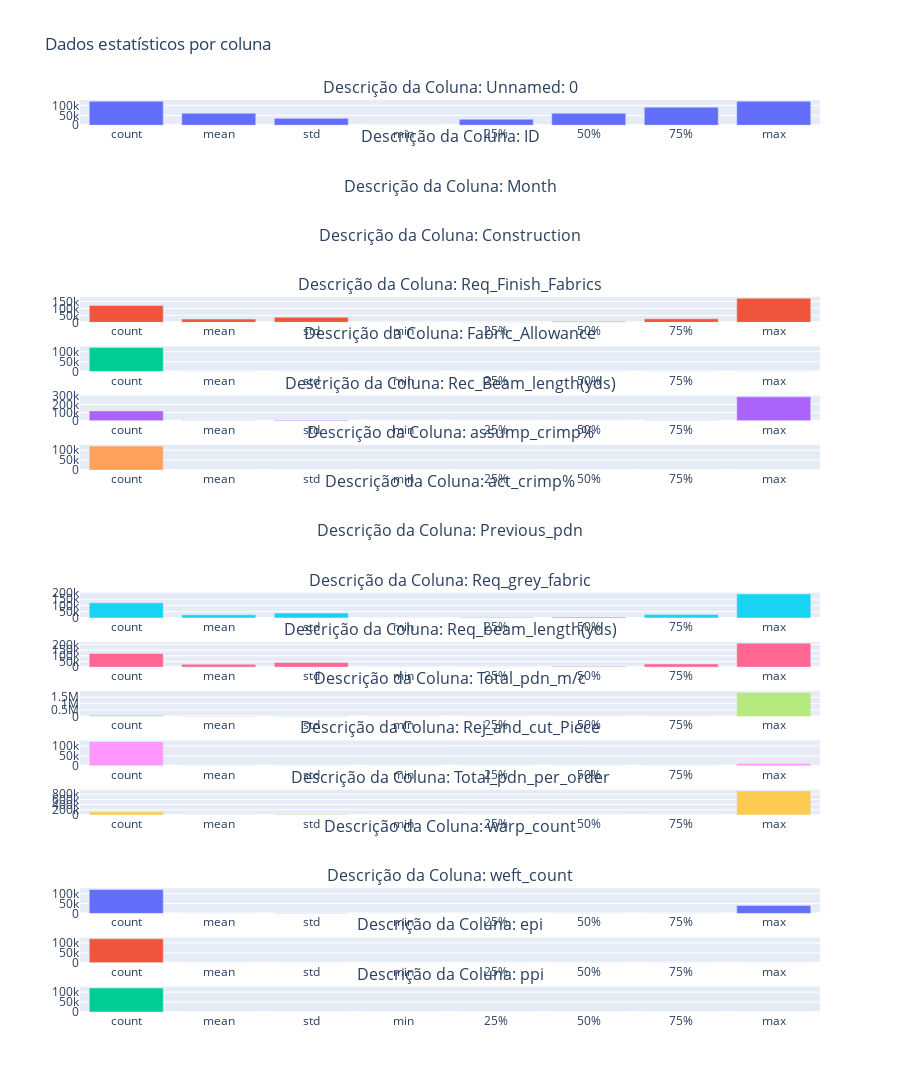

The notebook cell this image was saved under:
### Code cell
fig_dados = make_subplots(
    rows=len(df.columns), cols=1,
    subplot_titles=[f"Descrição da Coluna: {col}" for col in df.columns]
)

# colunas_numericas = []
# for column in df.columns:
#     if df[column].dtype in ['float64', 'int64']:
#         colunas_numericas.append(column)
# display(len(colunas_numericas))


# fig_dados = make_subplots(
#     rows=len(colunas_numericas), cols=1,
#     subplot_titles=[f"Descrição da Coluna: {col}" for col in colunas_numericas]
# )

for i, column in enumerate(df.columns):
    infos = dict(df[column].describe())

    if len(list(infos.keys())) > 4:
        x = list(infos.keys())
        y = list(infos.values())
        fig_dados.add_trace(
            go.Bar(x=x, y=y, name=column),
            row=i + 1, col=1
        )
    else:
        print(f'{column}:\n')
        display(df[column].describe())

fig_dados.update_layout(
    title='Dados estatísticos por coluna',
    height=300 * len(df.columns), 
    showlegend=False,
)

fig_dados.show()

### Figure 1 — Plotly figure (JSON) as saved in the notebook; plotly's stock layout.template omitted (floating-point values rounded to 4 significant figures)
{"data": [{"name": "Unnamed: 0", "type": "bar", "x": ["count", "mean", "std", "min", "25%", "50%", "75%", "max"], "xaxis": "x", "y": [121148, 60570.0, 34970.0, 0, 30290.0, 60570.0, 90860.0, 121147], "yaxis": "y"}, {"name": "Req_Finish_Fabrics", "type": "bar", "x": ["count", "mean", "std", "min", "25%", "50%", "75%", "max"], "xaxis": "x5", "y": [121148, 23260.0, 36470.0, 50, 2100, 5733, 24900, 172800], "yaxis": "y5"}, {"name": "Fabric_Allowance", "type": "bar", "x": ["count", "mean", "std", "min", "25%", "50%", "75%", "max"], "xaxis": "x6", "y": [121148, 8.231, 2.981, 5, 7, 7, 8.1, 44], "yaxis": "y6"}, {"name": "Rec_Beam_length(yds)", "type": "bar", "x": ["count", "mean", "std", "min", "25%", "50%", "75%", "max"], "xaxis": "x7", "y": [121148, 3373.0, 10370.0, 0, 1544.0, 2406.0, 2843.0, 292100.0], "yaxis": "y7"}, {"name": "assump_crimp%", "type": "bar", "x": ["count", "mean", "std", "min", "25%", "50%", "75%", "max"], "xaxis": "x8", "y": [121148, 13.12, 2.794, 6, 11.4, 14, 14.5, 40.8], "yaxis": "y8"}, {"name": "Req_grey_fabric", "type": "bar", "x": ["count", "mean", "std", "min", "25%", "50%", "75%", "max"], "xaxis": "x11", "y": [121148, 25000.0, 39200.0, 54.35, 2333.0, 6165.0, 26770.0, 192400.0], "yaxis": "y11"}, {"name": "Req_beam_length(yds)", "type": "bar", "x": ["count", "mean", "std", "min", "25%", "50%", "75%", "max"], "xaxis": "x12", "y": [121148, 26130.0, 40900.0, 56.47, 2447.0, 6486.0, 28630.0, 212000.0], "yaxis": "y12"}, {"name": "Total_pdn_m/c", "type": "bar", "x": ["count", "mean", "std", "min", "25%", "50%", "75%", "max"], "xaxis": "x13", "y": [107518, 3794.0, 37250.0, 0, 817, 1781, 2275, 1878576], "yaxis": "y13"}, {"name": "Rej_and_cut_Piece", "type": "bar", "x": ["count", "mean", "std", "min", "25%", "50%", "75%", "max"], "xaxis": "x14", "y": [121148, 15.55, 186.6, 0, 0, 0, 0, 11353], "yaxis": "y14"}, {"name": "Total_pdn_per_order", "type": "bar", "x": ["count", "mean", "std", "min", "25%", "50%", "75%", "max"], "xaxis": "x15", "y": [121148, 1628.0, 18500.0, 0, 0, 0, 0, 924098], "yaxis": "y15"}, {"name": "weft_count", "type": "bar", "x": ["count", "mean", "std", "min", "25%", "50%", "75%", "max"], "xaxis": "x17", "y": [121148, 91.73, 1423.0, 20, 40, 40, 40, 40140], "yaxis": "y17"}, {"name": "epi", "type": "bar", "x": ["count", "mean", "std", "min", "25%", "50%", "75%", "max"], "xaxis": "x18", "y": [121148, 117.5, 12.86, 30, 110, 110, 120, 170], "yaxis": "y18"}, {"name": "ppi", "type": "bar", "x": ["count", "mean", "std", "min", "25%", "50%", "75%", "max"], "xaxis": "x19", "y": [121148, 84.01, 8.763, 42, 80, 90, 90, 110], "yaxis": "y19"}], "layout": {"annotations": [{"font": {"size": 16}, "showarrow": false, "text": "Descrição da Coluna: Unnamed: 0", "x": 0.5, "xanchor": "center", "xref": "paper", "y": 1, "yanchor": "bottom", "yref": "paper"}, {"font": {"size": 16}, "showarrow": false, "text": "Descrição da Coluna: ID", "x": 0.5, "xanchor": "center", "xref": "paper", "y": 0.946, "yanchor": "bottom", "yref": "paper"}, {"font": {"size": 16}, "showarrow": false, "text": "Descrição da Coluna: Month", "x": 0.5, "xanchor": "center", "xref": "paper", "y": 0.892, "yanchor": "bottom", "yref": "paper"}, {"font": {"size": 16}, "showarrow": false, "text": "Descrição da Coluna: Construction", "x": 0.5, "xanchor": "center", "xref": "paper", "y": 0.838, "yanchor": "bottom", "yref": "paper"}, {"font": {"size": 16}, "showarrow": false, "text": "Descrição da Coluna: Req_Finish_Fabrics", "x": 0.5, "xanchor": "center", "xref": "paper", "y": 0.7839, "yanchor": "bottom", "yref": "paper"}, {"font": {"size": 16}, "showarrow": false, "text": "Descrição da Coluna: Fabric_Allowance", "x": 0.5, "xanchor": "center", "xref": "paper", "y": 0.7299, "yanchor": "bottom", "yref": "paper"}, {"font": {"size": 16}, "showarrow": false, "text": "Descrição da Coluna: Rec_Beam_length(yds)", "x": 0.5, "xanchor": "center", "xref": "paper", "y": 0.6759, "yanchor": "bottom", "yref": "paper"}, {"font": {"size": 16}, "showarrow": false, "text": "Descrição da Coluna: assump_crimp%", "x": 0.5, "xanchor": "center", "xref": "paper", "y": 0.6219, "yanchor": "bottom", "yref": "paper"}, {"font": {"size": 16}, "showarrow": false, "text": "Descrição da Coluna: act_crimp%", "x": 0.5, "xanchor": "center", "xref": "paper", "y": 0.5679, "yanchor": "bottom", "yref": "paper"}, {"font": {"size": 16}, "showarrow": false, "text": "Descrição da Coluna: Previous_pdn", "x": 0.5, "xanchor": "center", "xref": "paper", "y": 0.5139, "yanchor": "bottom", "yref": "paper"}, {"font": {"size": 16}, "showarrow": false, "text": "Descrição da Coluna: Req_grey_fabric", "x": 0.5, "xanchor": "center", "xref": "paper", "y": 0.4598, "yanchor": "bottom", "yref": "paper"}, {"font": {"size": 16}, "showarrow": false, "text": "Descrição da Coluna: Req_beam_length(yds)", "x": 0.5, "xanchor": "center", "xref": "paper", "y": 0.4058, "yanchor": "bottom", "yref": "paper"}, {"font": {"size": 16}, "showarrow": false, "text": "Descrição da Coluna: Total_pdn_m/c", "x": 0.5, "xanchor": "center", "xref": "paper", "y": 0.3518, "yanchor": "bottom", "yref": "paper"}, {"font": {"size": 16}, "showarrow": false, "text": "Descrição da Coluna: Rej_and_cut_Piece", "x": 0.5, "xanchor": "center", "xref": "paper", "y": 0.2978, "yanchor": "bottom", "yref": "paper"}, {"font": {"size": 16}, "showarrow": false, "text": "Descrição da Coluna: Total_pdn_per_order", "x": 0.5, "xanchor": "center", "xref": "paper", "y": 0.2438, "yanchor": "bottom", "yref": "paper"}, {"font": {"size": 16}, "showarrow": false, "text": "Descrição da Coluna: warp_count", "x": 0.5, "xanchor": "center", "xref": "paper", "y": 0.1898, "yanchor": "bottom", "yref": "paper"}, {"font": {"size": 16}, "showarrow": false, "text": "Descrição da Coluna: weft_count", "x": 0.5, "xanchor": "center", "xref": "paper", "y": 0.1357, "yanchor": "bottom", "yref": "paper"}, {"font": {"size": 16}, "showarrow": false, "text": "Descrição da Coluna: epi", "x": 0.5, "xanchor": "center", "xref": "paper", "y": 0.08172, "yanchor": "bottom", "yref": "paper"}, {"font": {"size": 16}, "showarrow": false, "text": "Descrição da Coluna: ppi", "x": 0.5, "xanchor": "center", "xref": "paper", "y": 0.0277, "yanchor": "bottom", "yref": "paper"}], "height": 5700, "showlegend": false, "title": {"text": "Dados estatísticos por coluna"}, "xaxis": {"anchor": "y", "domain": [0, 1]}, "xaxis10": {"anchor": "y10", "domain": [0, 1]}, "xaxis11": {"anchor": "y11", "domain": [0, 1]}, "xaxis12": {"anchor": "y12", "domain": [0, 1]}, "xaxis13": {"anchor": "y13", "domain": [0, 1]}, "xaxis14": {"anchor": "y14", "domain": [0, 1]}, "xaxis15": {"anchor": "y15", "domain": [0, 1]}, "xaxis16": {"anchor": "y16", "domain": [0, 1]}, "xaxis17": {"anchor": "y17", "domain": [0, 1]}, "xaxis18": {"anchor": "y18", "domain": [0, 1]}, "xaxis19": {"anchor": "y19", "domain": [0, 1]}, "xaxis2": {"anchor": "y2", "domain": [0, 1]}, "xaxis3": {"anchor": "y3", "domain": [0, 1]}, "xaxis4": {"anchor": "y4", "domain": [0, 1]}, "xaxis5": {"anchor": "y5", "domain": [0, 1]}, "xaxis6": {"anchor": "y6", "domain": [0, 1]}, "xaxis7": {"anchor": "y7", "domain": [0, 1]}, "xaxis8": {"anchor": "y8", "domain": [0, 1]}, "xaxis9": {"anchor": "y9", "domain": [0, 1]}, "yaxis": {"anchor": "x", "domain": [0.9723, 1]}, "yaxis10": {"anchor": "x10", "domain": [0.4861, 0.5139]}, "yaxis11": {"anchor": "x11", "domain": [0.4321, 0.4598]}, "yaxis12": {"anchor": "x12", "domain": [0.3781, 0.4058]}, "yaxis13": {"anchor": "x13", "domain": [0.3241, 0.3518]}, "yaxis14": {"anchor": "x14", "domain": [0.2701, 0.2978]}, "yaxis15": {"anchor": "x15", "domain": [0.2161, 0.2438]}, "yaxis16": {"anchor": "x16", "domain": [0.162, 0.1898]}, "yaxis17": {"anchor": "x17", "domain": [0.108, 0.1357]}, "yaxis18": {"anchor": "x18", "domain": [0.05402, 0.08172]}, "yaxis19": {"anchor": "x19", "domain": [0, 0.0277]}, "yaxis2": {"anchor": "x2", "domain": [0.9183, 0.946]}, "yaxis3": {"anchor": "x3", "domain": [0.8643, 0.892]}, "yaxis4": {"anchor": "x4", "domain": [0.8102, 0.838]}, "yaxis5": {"anchor": "x5", "domain": [0.7562, 0.7839]}, "yaxis6": {"anchor": "x6", "domain": [0.7022, 0.7299]}, "yaxis7": {"anchor": "x7", "domain": [0.6482, 0.6759]}, "yaxis8": {"anchor": "x8", "domain": [0.5942, 0.6219]}, "yaxis9": {"anchor": "x9", "domain": [0.5402, 0.5679]}}}
